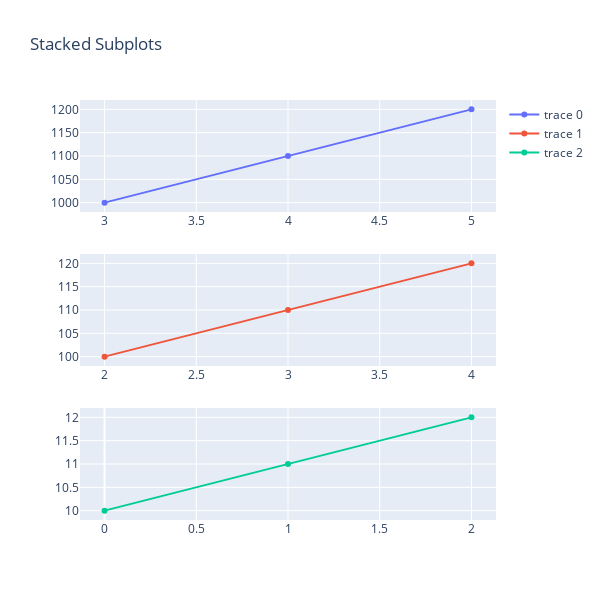

The cell this chart's notebook holds for it:
### Code cell
from plotly.subplots import make_subplots
import plotly.graph_objects as go

fig = make_subplots(rows=3, cols=1)

fig.append_trace(go.Scatter(
    x=[3, 4, 5],
    y=[1000, 1100, 1200],
), row=1, col=1)

fig.append_trace(go.Scatter(
    x=[2, 3, 4],
    y=[100, 110, 120],
), row=2, col=1)

fig.append_trace(go.Scatter(
    x=[0, 1, 2],
    y=[10, 11, 12]
), row=3, col=1)


fig.update_layout(height=600, width=600, title_text="Stacked Subplots")
fig.show()

### Figure 1 — Plotly figure (JSON) as saved in the notebook; plotly's stock layout.template omitted (floating-point values rounded to 4 significant figures)
{"data": [{"type": "scatter", "x": [3, 4, 5], "xaxis": "x", "y": [1000, 1100, 1200], "yaxis": "y"}, {"type": "scatter", "x": [2, 3, 4], "xaxis": "x2", "y": [100, 110, 120], "yaxis": "y2"}, {"type": "scatter", "x": [0, 1, 2], "xaxis": "x3", "y": [10, 11, 12], "yaxis": "y3"}], "layout": {"height": 600, "title": {"text": "Stacked Subplots"}, "width": 600, "xaxis": {"anchor": "y", "domain": [0, 1]}, "xaxis2": {"anchor": "y2", "domain": [0, 1]}, "xaxis3": {"anchor": "y3", "domain": [0, 1]}, "yaxis": {"anchor": "x", "domain": [0.7333, 1]}, "yaxis2": {"anchor": "x2", "domain": [0.3667, 0.6333]}, "yaxis3": {"anchor": "x3", "domain": [0, 0.2667]}}}
